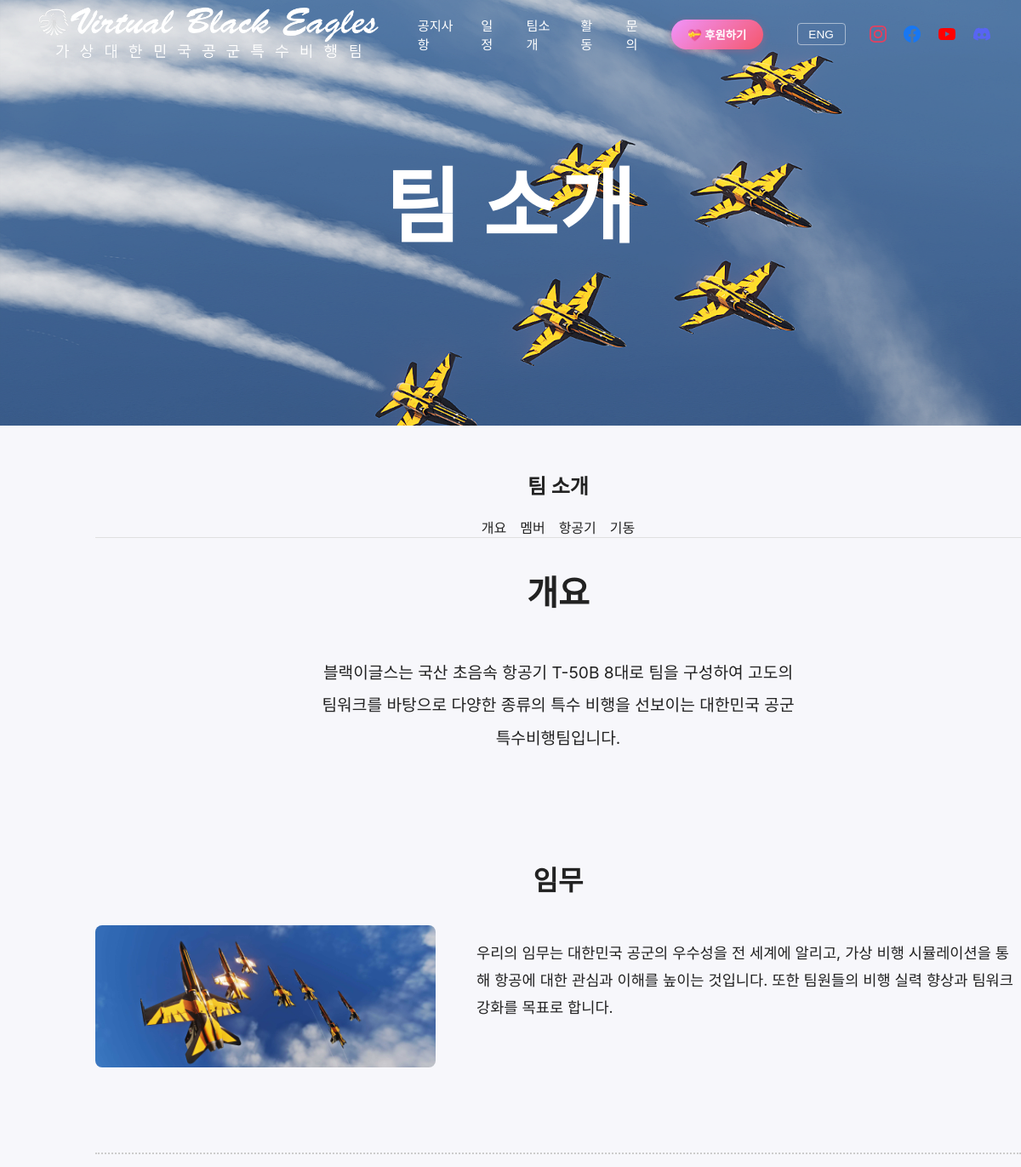
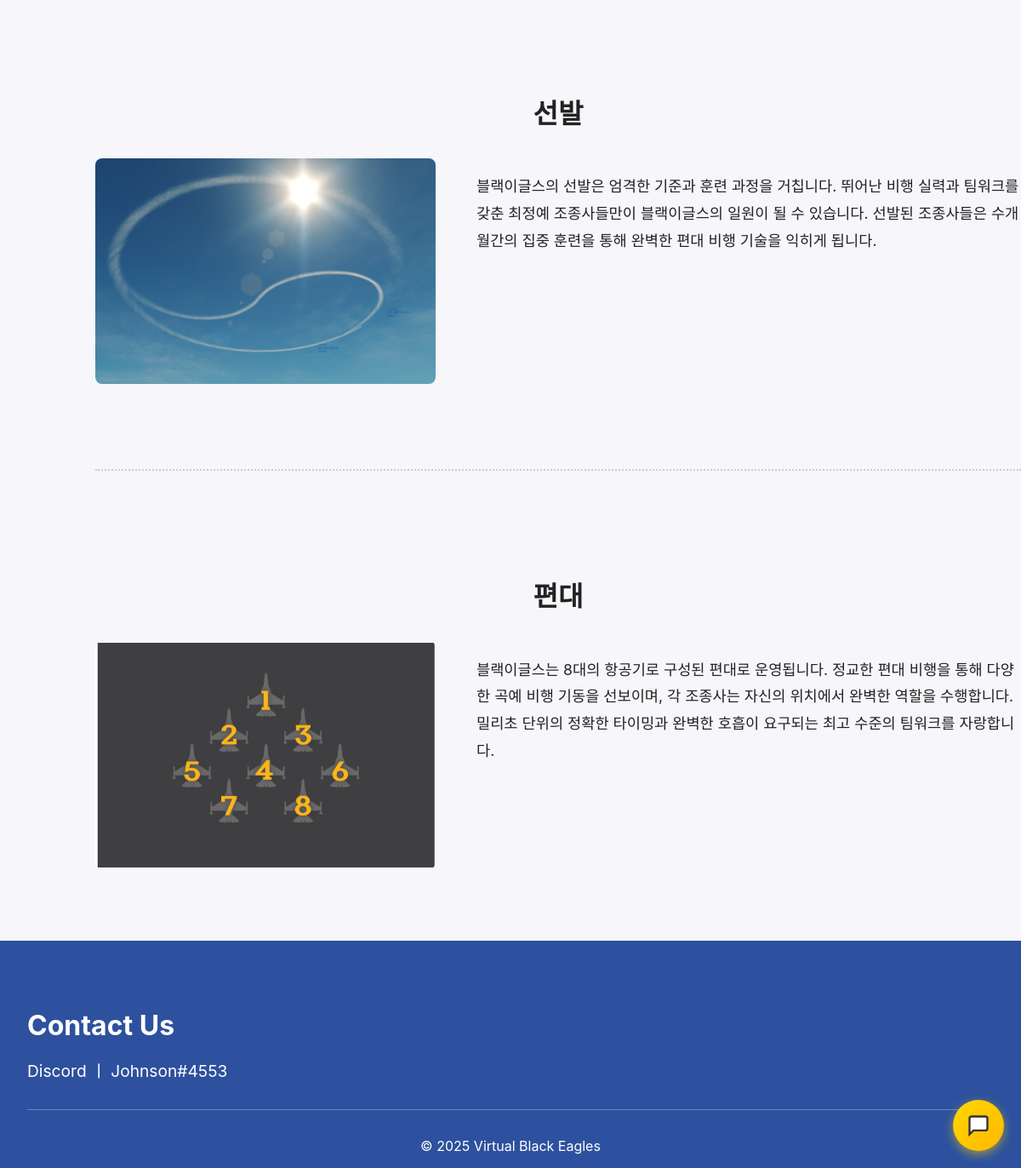
/about, run on the app's committed database (2 pictures, top to bottom).
### tables this page shows
CREATE TABLE about_sections (
			id INTEGER PRIMARY KEY AUTOINCREMENT,
			section_type TEXT NOT NULL,
			title TEXT,
			content TEXT,
			image_url TEXT,
			order_num INTEGER DEFAULT 0,
			is_active INTEGER DEFAULT 1,
			created_at TIMESTAMP DEFAULT CURRENT_TIMESTAMP,
			updated_at TIMESTAMP DEFAULT CURRENT_TIMESTAMP
		, lang TEXT DEFAULT "ko");

### app.py (the view)
@app.route('/about')
def about():
	lang = request.args.get('lang', 'ko')
	conn = get_db()
	banner = conn.execute('SELECT * FROM banner_settings WHERE page_name = ?', ('about',)).fetchone()
	sections = conn.execute('SELECT * FROM page_sections WHERE page_name = ? AND is_active = 1 ORDER BY order_num', ('about',)).fetchall()
	pilots = conn.execute('SELECT * FROM pilots WHERE is_active = 1 ORDER BY order_num').fetchall()
	maintenance_crew = conn.execute('SELECT * FROM maintenance_crew WHERE is_active = 1 ORDER BY order_num').fetchall()
	candidates = conn.execute('SELECT * FROM candidates WHERE is_active = 1 ORDER BY order_num').fetchall()
	lang_param = 'en' if lang == 'en' else 'ko'
	commanders = conn.execute('SELECT * FROM commander_greeting WHERE is_active = 1 AND lang = ? ORDER BY order_num', (lang_param,)).fetchall()
	lang_param = 'en' if lang == 'en' else 'ko'
	overview_sections = conn.execute('SELECT * FROM about_sections WHERE section_type IN (?, ?, ?) AND is_active = 1 AND lang = ? ORDER BY order_num', ('mission', 'selection', 'formation', lang_param)).fetchall()
	site_images = {}
	images = conn.execute('SELECT image_key, image_path FROM site_images').fetchall()
	for img in images:
		site_images[img['image_key']] = img['image_path']
	conn.close()
	if lang == 'en':
		return render_template('about_en.html', banner=banner, sections=sections, pilots=pilots, maintenance_crew=maintenance_crew, candidates=candidates, commanders=commanders, overview_sections=overview_sections, site_images=site_images)
	else:
		return render_template('about.html', banner=banner, sections=sections, pilots=pilots, maintenance_crew=maintenance_crew, candidates=candidates, commanders=commanders, overview_sections=overview_sections, site_images=site_images)

### app.py (called while the page is built)
def get_db():
	conn = sqlite3.connect(DATABASE)
	conn.row_factory = sqlite3.Row
	return conn

### templates/about.html (shortened to what this page needs)
{% extends "base.html" %}
{% block banner %}
<section class="hero banner" style="background-image: url('/static/images/hero.jpg')">
  <div class="container">
    <h1 class="banner-title">팀 소개</h1>
  </div>
</section>
{% endblock %}
{% block content %}
<main class="container section" style="padding-left: 7rem;">
      <h2 style="text-align: center;">팀 소개</h2>
      <nav class="sub-nav" id="about-tabs" style="display:flex;gap:1rem;margin-bottom:2rem;border-bottom:1px solid #e0e0e0;justify-content:center;">
        <a href="#overview" data-tab="overview" class="tab-link active">개요</a>
        <a href="#members" data-tab="members" class="tab-link">멤버</a>
        <a href="#aircraft" data-tab="aircraft" class="tab-link">항공기</a>
        <a href="#maneuvers" data-tab="maneuvers" class="tab-link">기동</a>
      </nav>
      <section id="overview" class="about-section tab-content active">
        <h2 style="text-align:center;margin-bottom:3rem;font-size:2.5rem;">개요</h2>
        <p style="text-align:center;font-size:1.2rem;line-height:2;margin-bottom:3rem;">
          블랙이글스는 국산 초음속 항공기 T-50B 8대로 팀을 구성하여 고도의<br>
          팀워크를 바탕으로 다양한 종류의 특수 비행을 선보이는 대한민국 공군<br>
          특수비행팀입니다.
        </p>
        {% for section in overview_sections %}
        {% if not loop.first %}
        <div style="border-top:2px dotted #ccc;margin:3rem 0;"></div>
        {% endif %}
        <div style="padding:3rem 0;">
          <h2 style="text-align:center;margin-bottom:2rem;font-size:2rem;">{{ section['title'] }}</h2>
          <div style="display:flex;align-items:flex-start;gap:3rem;max-width:1200px;margin:0;">
            <div style="width:400px;flex-shrink:0;">
              <img src="{{ section['image_url'] or '/static/Picture/test.jpg' }}" alt="{{ section['title'] }}" style="width:100%;height:auto;border-radius:8px;">
            </div>
            <div style="flex:1;">
              <p style="font-size:1.1rem;line-height:1.8;">
                {{ section['content'] }}
              </p>
            </div>
          </div>
        </div>
        {% endfor %}
      </section>
    </main>
<section class="contact-section" style="background-color: #2D519E; padding: 3rem 0 1rem 0; margin: 0; width: 100vw; position: relative; left: 50%; right: 50%; margin-left: -50vw; margin-right: -50vw;">
	<div style="max-width: 1200px; margin: 0 auto; padding: 0 2rem;">
		<h3 data-i18n="contact.title" style="color: white; font-size: 2rem; margin-bottom: 1rem;">Contact Us</h3>
		<p data-i18n="contact.text" style="color: white; font-size: 1.2rem; margin-bottom: 2rem;">Discord ㅣ Johnson#4553</p>
		<div style="border-top: 1px solid rgba(255,255,255,0.3); padding-top: 2rem; margin-top: 2rem; text-align: center;">
			<p style="color: white; font-size: 1rem; margin: 0;">© 2025 Virtual Black Eagles</p>
		</div>
	</div>
</section>
{% endblock %}

### static/style.css (style rules this page uses)
:root { --bg:#f7f7fb; --accent:#0b5fff; --text:#222; }
* { box-sizing:border-box }
html, body { overflow-x:hidden;width:100%;max-width:100vw }
body { margin:0;padding:0;font-family: -apple-system, BlinkMacSystemFont, "Segoe UI", Roboto, "Noto Sans KR", "Helvetica Neue", Arial; color:var(--text); background:var(--bg) }
.container { max-width:1400px;margin:0 auto;padding:1rem 2rem }
.contact-section { padding:3rem 0; }
a, a:visited, a:hover, a:active { text-decoration: none; color: inherit; }
.hero { padding:2rem 0;background:linear-gradient(180deg, #ffffff 0%, #f0f6ff 100%);text-align:center }
.section { padding:2rem 0 }
.banner { background-size:cover; background-position:center; background-repeat:no-repeat; min-height:500px; display:flex; align-items:center; color:#fff; position:relative; margin-top:0; padding-top:100px; padding-bottom:5rem; }
.banner::before { display:none; }
.banner .container { position:relative; z-index:2; text-align:center; width:100%; max-width:100%; margin:0 auto; padding:0 1rem; display:flex; flex-direction:column; align-items:center; justify-content:center; }
.banner .banner-title { font-size:clamp(3rem, 8vw, 7rem); font-weight:700; margin:0 0 2rem 0; line-height:1.1; letter-spacing:0.02em; color:#fff }
.tab-content { display: none; }
.tab-content.active { display: block; }

### data on the page
about_sections: title "임무", shows a picture, content "우리의 임무는 대한민국 공군의 우수성을 전 세계에 알리고, 가상 비행 시뮬레이션을 통해 항공에 대한 관심과 이해를 높이는 것입니다. 또한 팀원들의 비행 실력 향상과 팀워크 강화를 목표로 합니다."
about_sections: title "선발", image_url (picture), content "블랙이글스의 선발은 엄격한 기준과 훈련 과정을 거칩니다. 뛰어난 비행 실력과 팀워크를 갖춘 최정예 조종사들만이 블랙이글스의 일원이 될 수 있습니다. 선발된 조종사들은 수개월간의 집중 훈련을 통해 완벽한 편대 비행 기술을 익히게 됩니다."
about_sections: title "편대", image_url (picture), content "블랙이글스는 8대의 항공기로 구성된 편대로 운영됩니다. 정교한 편대 비행을 통해 다양한 곡예 비행 기동을 선보이며, 각 조종사는 자신의 위치에서 완벽한 역할을 수행합니다. 밀리초 단위의 정확한 타이밍과 완벽한 호흡이 요구되는 최고 수준의 팀워크를 자랑합니다."
